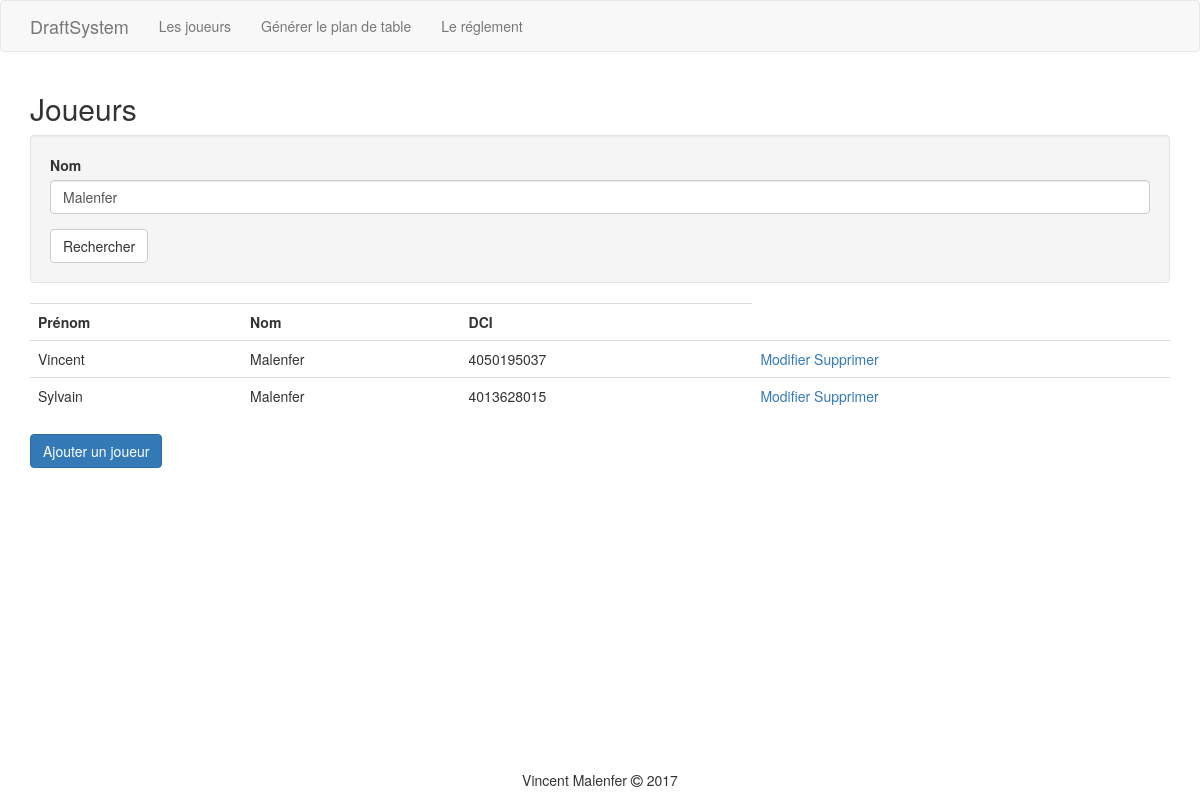
Screenshot of /player.php?nom=Malenfer with the database file from the repository.
### tables this page shows
CREATE TABLE `player` (
  `id` int(11) NOT NULL,
  `prenom` varchar(50) NOT NULL,
  `nom` varchar(100) NOT NULL,
  `dci` varchar(255) NOT NULL
);

### player.php (called while the page is built, shortened)
<?php
$nom = (isset($_GET['nom'])) ? $_GET['nom'] : null;
$players = Player::fetchAll($nom);
require 'View/player.php';

### Model/Player.php (called while the page is built, shortened)
<?php
class Player
{
	private $id;
	private $prenom;
	private $nom;
	private $dci;
	public function getId()
	{
		return $this->id;
	}
	public function getPrenom()
	{
		return $this->prenom;
	}
	public function getNom()
	{
		return $this->nom;
	}
	public function getDci()
	{
		return $this->dci;
	}
	public static function fetchAll($nom = null)
	{
		$cnx = Cnx::getInstance();
		$query = 'SELECT * FROM player';
		if (!empty($nom)) {
			$nom = $cnx->quote("%$nom%");
			$query.= " WHERE nom LIKE $nom";
		}
		$stmt = $cnx->query($query);
		return $stmt->fetchAll(\PDO::FETCH_CLASS, self::class);
	}
}

### View/player.php (the view, shortened to what this page needs)
<?php
require 'layout/top.php';
?>
<h2>Joueurs</h2>
<div class="well">
	<form>
		<div class="form-group">
			<label>Nom</label>
			<input type="text" name="nom" class="form-control" value="<?= $nom; ?>" placeholder="Votre recherche"/>
		</div>
		<button type="submit" class="btn btn-default">Rechercher</button>
	</form>
</div>
<table class="table">
	<tr>
		<th>Prénom</th>
		<th>Nom</th>
		<th>DCI</th>
	</tr>
	<?php
		foreach ($players as $player) :
	?>
	<tr>
		<td><?= $player->getPrenom(); ?></td>
		<td><?= $player->getNom(); ?></td>
		<td><?= $player->getDci(); ?></td>
		<td>
			<a href="player-edit.php?id=<?= $player->getId();?>">Modifier</a>
			<a href="player-delete.php?id=<?= $player->getId();?>">Supprimer</a>
		</td>
	</tr>
	<?php
	endforeach;
	?>
</table>
<p>
	<?php if (count($players) >= 8): ?>
		<a class="btn btn-danger">Complet !</a>
	<?php else : ?>
		<a class="btn btn-primary" href="player-edit.php">Ajouter un joueur</a>
	<?php endif ?>
</p>
<?php
require 'layout/bottom.php';
?>

### assets/css/style.css (style rules this page uses)
html { height: 100%; }
body { position: relative; min-height: 100%; margin: 0; padding: 0; padding-bottom: 3em; }
* { box-sizing: border-box; }

### rows the page displays
player: prenom "Vincent", nom "Malenfer", dci "4050195037"
player: prenom "Sylvain", nom "Malenfer", dci "4013628015"
